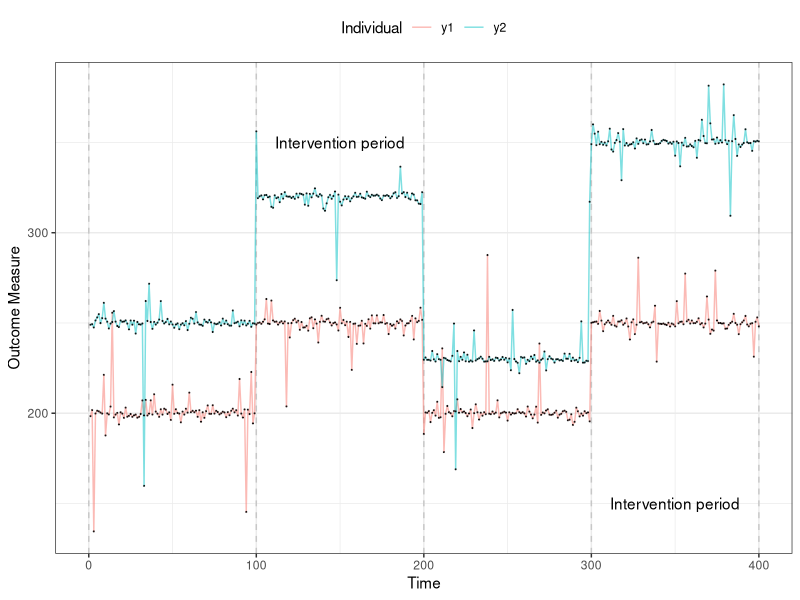
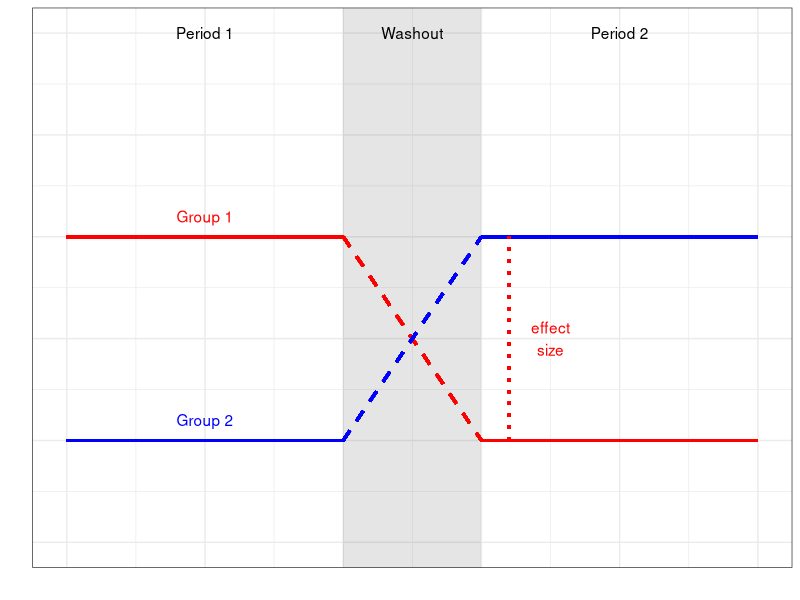
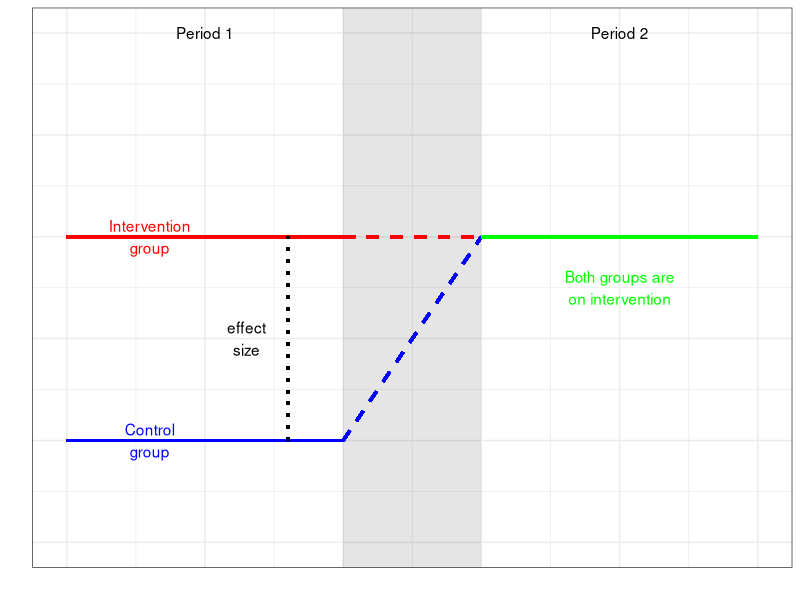

Generate these figures, in order, with R:
## ---- chunk 1
list_of_packages<-c("tidyverse","kableExtra","knitr","ggpubr")
new.packages <- list_of_packages[!(list_of_packages %in% installed.packages()[,"Package"])]
if(length(new.packages))install.packages(new.packages,dependencies = TRUE)

library(tidyverse)
library(kableExtra)
library(knitr)
library(ggpubr)

## ---- chunk 2
#simulate some data based on a known structure
library(tidyverse)
set.seed(1981)
true_fct = stepfun(c(100, 200, 300), c(200, 250, 200, 250))
true_fct2 = stepfun(c(100, 200, 300), c(200, 270, 180, 300))
x = 1:400
y1 = true_fct(x) + rt(length(x), df=1)
y2 = true_fct2(x) + rt(length(x), df=1)+50

TSdata <- data.frame(Time=x,y1=y1,y2=y2) %>% gather(.,key = 'Individual',value='Outcome',y1:y2)

ggplot(data=TSdata,aes(Time, Outcome)) + geom_vline(xintercept = c(0,100,200,300,400),alpha=0.8,color='grey',linetype='dashed') + geom_line(aes(colour=Individual),alpha=0.5)+geom_point(size=0.1,alpha=0.7) + ylab('Outcome Measure')+theme_bw() + theme(legend.position='top') + annotate("text",x = c(150,350) , y =c(350,150), label = "Intervention period") 


## ---- chunk 3
options(kableExtra.html.bsTable = T)
#reference: "An introduction to randomized controlled clinical trials" by J.N.S. Matthews.

alloc.mat<-as.data.frame(matrix(c("A","B","B","A"),2,2))
colnames(alloc.mat)<-c("Period 1", "Period 2")
rownames(alloc.mat)<-c("Group 1", "Group 2")



knitr::kable(alloc.mat,escape = F, align = "c", booktabs = T, caption = 'Treatment Allocation Matrix') %>%
  kable_styling(c("striped", "bordered"), latex_options = "striped", full_width = F) %>%
  column_spec(1, bold = T) 
## ---- chunk 4
#simulate some data based on a known structure
set.seed(123)
dat <- data.frame(x = runif(100, 1, 3.5), x2 = rnorm(100,0,0.25))
dat$intervention <- as.integer(dat$x >= 2.5)
dat$rev_intervention <- as.factor(as.integer(dat$x < 2.5))
dat$y <- 3 + 0.0001 * dat$x + 0.02 * dat$x2 + 4 * (dat$x >= 2.5) + rnorm(100,0,0.5)

for(i in 1:100)
{
if(dat$x[i]>2&dat$x[i]<2.5){dat$intervention[i]=2}
}
dat$intervention<-as.factor(dat$intervention)
newdat1<-dat[dat$intervention==0,]
newdat2<-dat[dat$intervention==1,]
newdat3<-dat[dat$intervention==2,]

mod1 <- lm(y~x,newdat1)
mod2 <- lm(y~x,newdat2)
 #plots for lmer 
 
 ggplot(dat[!dat$intervention==2,], aes(x = x, y = y)) + 
   theme_bw()+ theme(legend.position = "top",strip.text=element_text(size=12),axis.text=element_text(size=12),axis.title=element_text(size=12,face="bold"))+ annotate("text",x=2.25,y=8,label="Washout")+xlab("")+ylab("") +
   annotate("text",x=1.5,y=8,label="Period 1") +
   annotate("text",x=3,y=8,label="Period 2")+
   annotate("rect",xmin=2,xmax=2.5,ymin=-Inf,ymax=Inf, alpha=0.1, fill="black")+
   geom_segment(aes(x=1,y=6,xend = 2, yend = 6),col="red",size=1) +
   geom_segment(aes(x=2.5,y=4,xend = 3.5, yend = 4),col="red",size=1)+
geom_segment(aes(x=2,y=6,xend = 2.5, yend = 4),col="red",linetype="dashed",size=1) +
   geom_segment(aes(x=2,y=4,xend = 2.5, yend = 6),col="blue",linetype="dashed",size=1)+
   geom_segment(aes(x=1,y=4,xend = 2, yend = 4),col="blue",size=1) +
   geom_segment(aes(x=2.5,y=6,xend = 3.5, yend = 6),col="blue",size=1)+ylim(3,8)+
   geom_segment(aes(x=2.6,y=4,xend = 2.6, yend = 6),col="red",size=1,linetype="dotted")+ylim(3,8)+
   annotate("text",x=2.75,y=5,label="effect\nsize",color="red") +
   annotate("text",x=1.5,y=6.2,label="Group 1",color="red") +
   annotate("text",x=1.5,y=4.2,label="Group 2",color="blue")+theme(axis.text = element_blank(),axis.ticks = element_blank())

#ggarrange(cross2,cross1,ncol=2,nrow=1)

## ---- chunk 5



  ggplot(dat[!dat$intervention==2,], aes(x = x, y = y)) + 
   theme_bw()+ theme(legend.position = "top",strip.text=element_text(size=12),axis.text=element_text(size=12),axis.title=element_text(size=12,face="bold"))+ xlab("")+ylab("") +
   annotate("text",x=1.5,y=8,label="Period 1") +
   annotate("text",x=3,y=8,label="Period 2")+
   annotate("rect",xmin=2,xmax=2.5,ymin=-Inf,ymax=Inf, alpha=0.1, fill="black")+
   geom_segment(aes(x=1,y=6,xend = 2, yend = 6),col="red",size=1) +
   geom_segment(aes(x=2,y=6,xend = 2.5, yend = 6),col="red",linetype="dashed",size=1) +
   geom_segment(aes(x=2,y=4,xend = 2.5, yend = 6),col="blue",linetype="dashed",size=1)+
   geom_segment(aes(x=1,y=4,xend = 2, yend = 4),col="blue",size=1) +
   geom_segment(aes(x=2.5,y=6,xend = 3.5, yend = 6),col="green",size=1)+ylim(3,8)+
   geom_segment(aes(x=1.8,y=4,xend = 1.8, yend = 6),col="black",size=1,linetype="dotted")+ylim(3,8)+
   annotate("text",x=1.65,y=5,label="effect\nsize",color="black") +
   annotate("text",x=1.3,y=6,label="Intervention\ngroup",color="red") +
   annotate("text",x=1.3,y=4,label="Control\ngroup",color="blue")+theme(axis.text = element_blank(),axis.ticks = element_blank())+annotate("text",x=3,y=5.5,label="Both groups are\non intervention",color="green")
